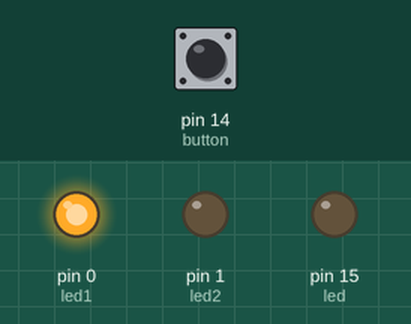
Bench run of a program on a simulated MicroPython board. Shown: output pins drawn as LEDs (lit = HIGH). Inputs (shaded band) come from the test bench; at power-on: pin 14 (button) LOW.

Above: at 1.2 s.
1.3 s: pin 14 (button) pulled HIGH for 0.15 s
At 2.5 s:
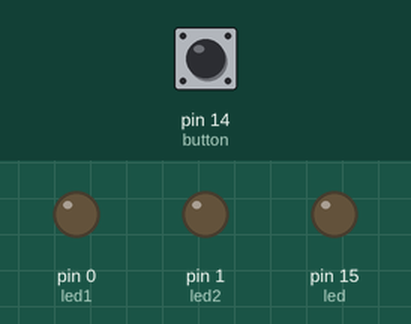
2.9 s: pin 14 (button) pulled HIGH for 1 s
At 4.0 s:
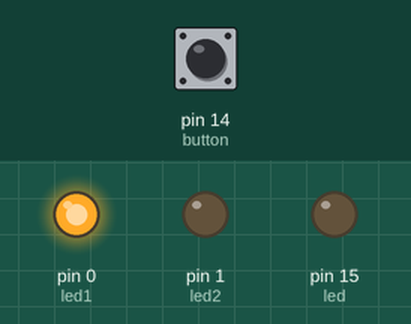
5.4 s: pin 14 (button) pulled HIGH for 3.2 s
At 5.9 s:
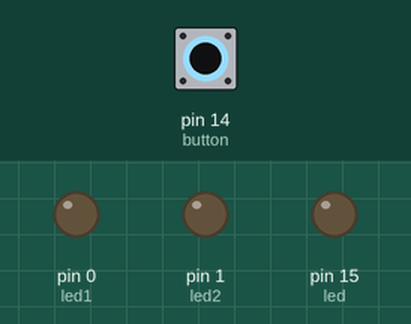
Timing chart, 0 to 8.4 s (numbered marks = the images above; inputs shaded):
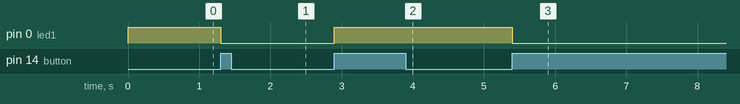

Measured:
- after the input at 1.3 s, pin 0 (led1): HIGH → LOW at once
- after the input at 2.9 s, pin 0 (led1): LOW → HIGH at once
- after the input at 5.4 s, pin 0 (led1): HIGH → LOW at once

The program:

asynchronous.py
```python
from machine import Pin, Timer
import time

led = Pin(15, Pin.OUT)
led1 = Pin(0, Pin.OUT)
led2 = Pin(1, Pin.OUT)
led1.toggle()
button = Pin(14, Pin.IN, Pin.PULL_DOWN)

# Asynchronous
# Do something, continue, do something else
# Not scheduled
c = 0
while True:
    if button.value():
        led1.toggle()
        while button.value():
            ""


    
```
